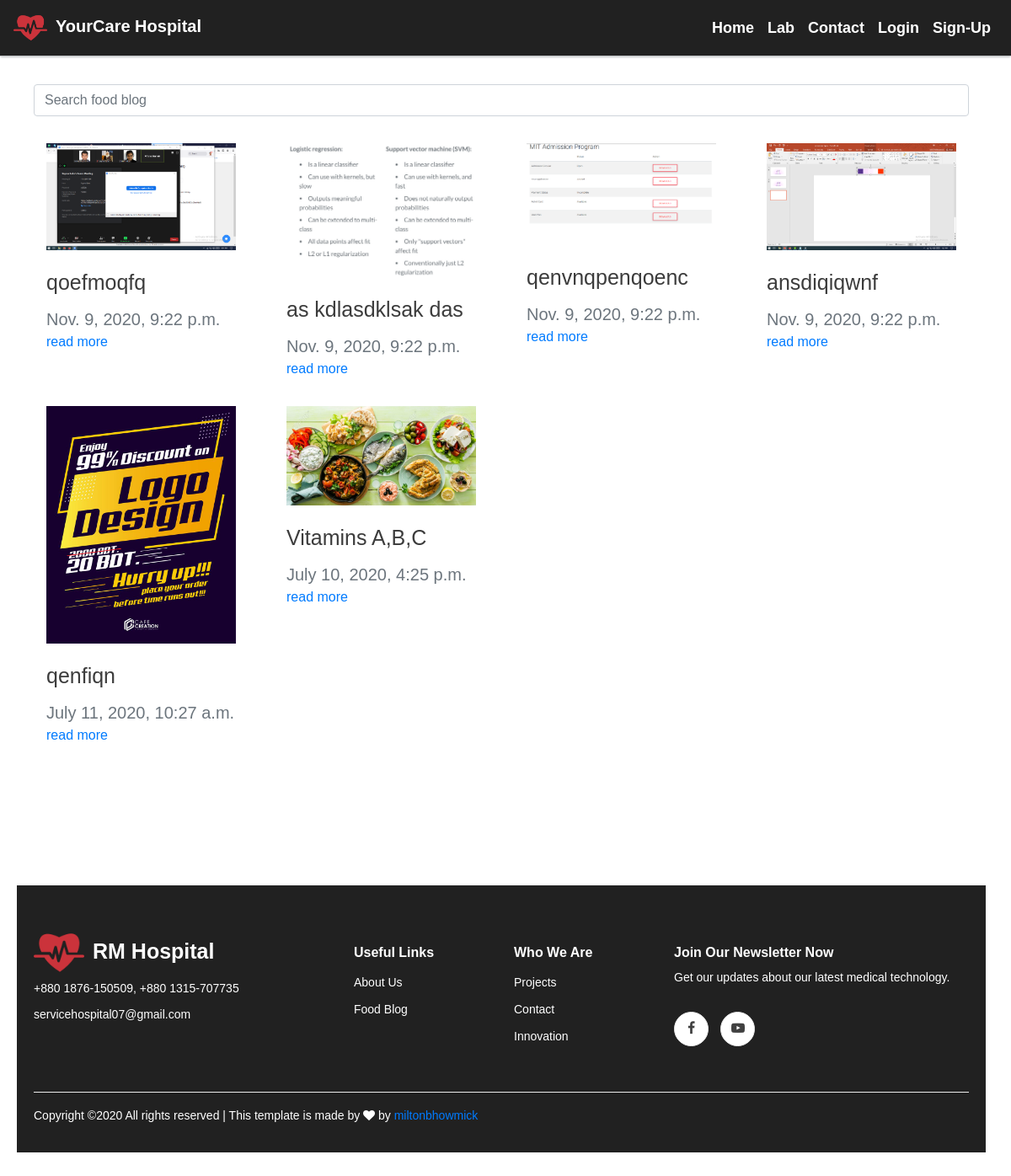
The app's page /food/posts/, older data.
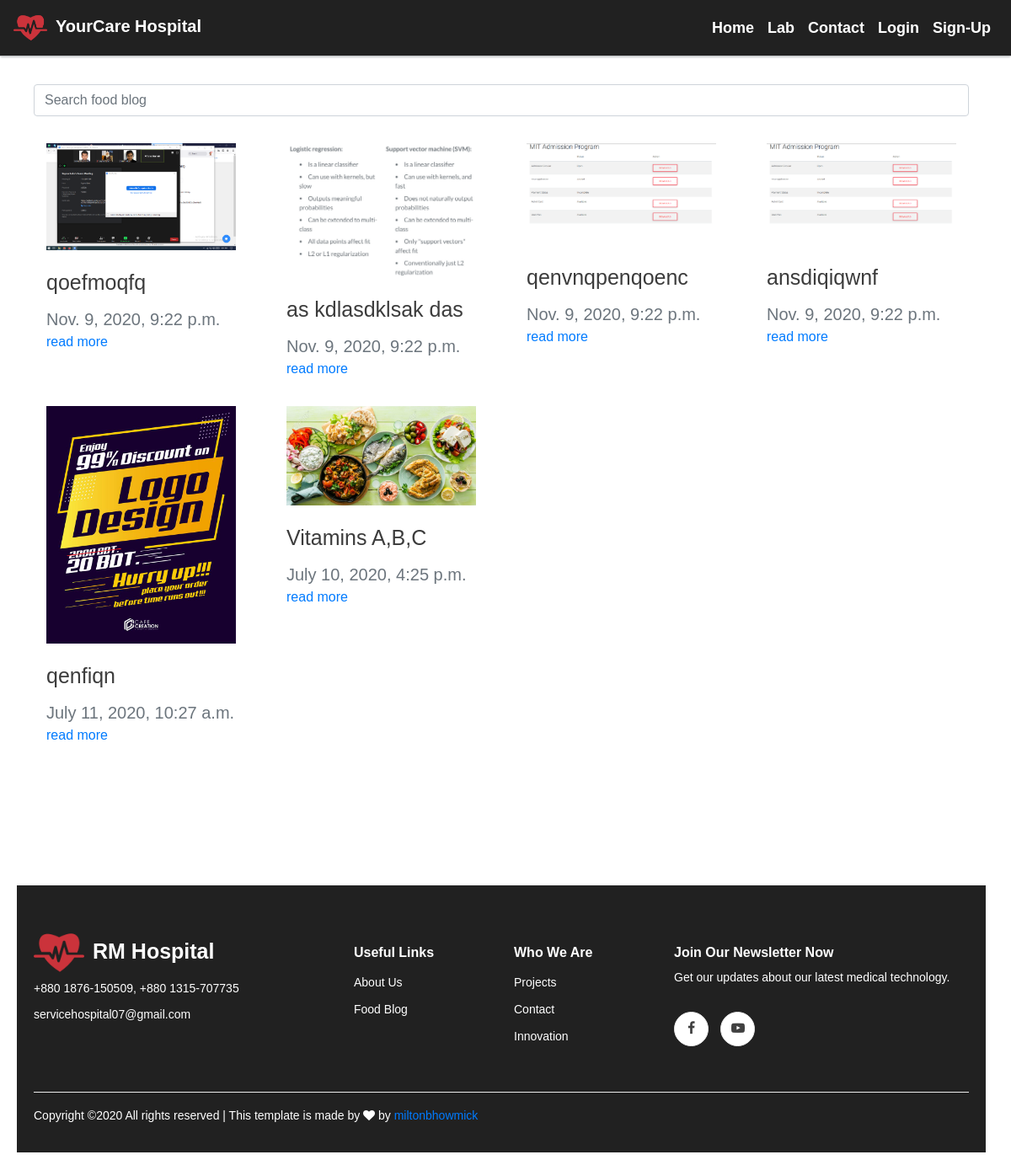
The same page, newer data.
### home/models.py (models this page shows, shortened)
class FoodBlog(models.Model):
	title = models.CharField(max_length=255, blank=True, default='')
	date = models.DateTimeField(default=datetime.datetime.now(), blank=True)
	post_image = models.ImageField(upload_to='medcine_images', null=True, blank=True)
	thumbnail = ImageSpecField(source='post_image', processors=[ResizeToFill(100,200)], format='JPEG', options={'quality':60})
	description = RichTextField(max_length=1000, null=True, blank=True)
	slug = models.SlugField(unique=True,blank=True, default='')

### home/views.py (the view)
# urls.py: path('food/posts/',views.FoodBlogDetails.as_view(), name='food_posts'),
class FoodBlogDetails(View):
	template_name = 'home/food_blog.html'
	def get(self, request):
		food_blogs = FoodBlog.objects.all().order_by('-id')
		contexts = {
			'food_blogs': food_blogs,
		}
		return render(request, self.template_name, contexts)

### home/templates/home/food_blog.html
{% extends 'home/base.html' %}
{% block content %}
{% load static %}
<div class="container" style="margin-top: 100px; color: #3c3c3c;">
	<form action="{% url 'home:food_blog_search' %}" method="get">
		<div class="form-group">
			<input class="form-control" type="text" name="q" placeholder="Search food blog">
		</div>
	</form>
	<div class="row">
	{% for post in food_blogs %}
			<div class="col-md-3 my-3">
				<div class="container">
					<div>
						<img src="{{post.post_image.url}}" style="width:100%;display:block;margin-bottom: 20px;"/>
					</div>
						<div style="font-size: 25px;margin-bottom: 10px;">
							{{post.title}}
						</div>
					<div class="text-muted" style="font-size: 20px;">
						{{post.date}}
					</div>
					<div>
						<a href="{% url 'home:food_blog_post' post.slug %}">read more</a>
					</div>
				</div>
			</div>
	{% endfor %}
		</div>
</div>
{% endblock %}

Row changes from the older to the newer data that the page shows:
changed FoodBlog "ansdiqiqwnf": post_image: a different picture
